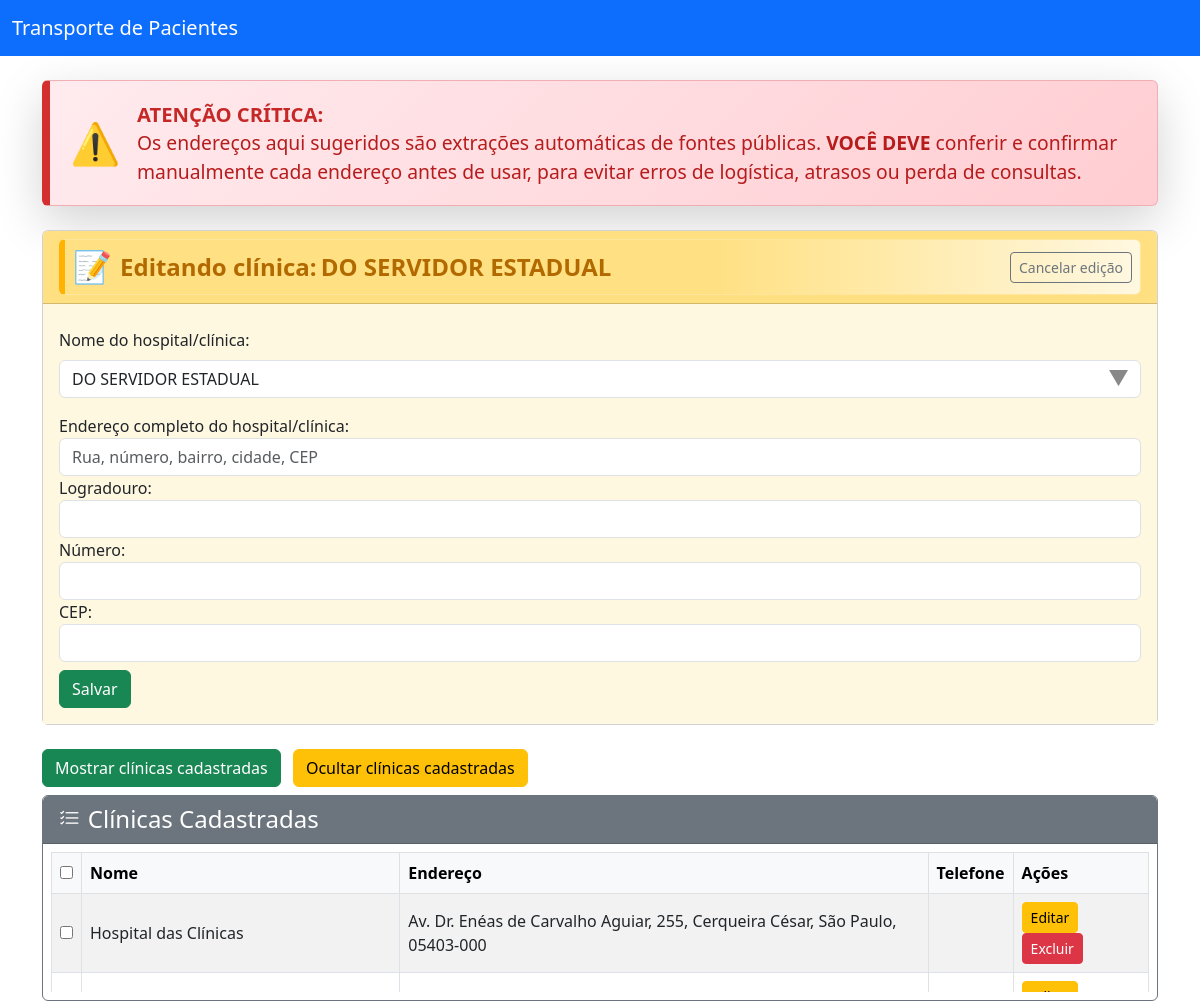
Screenshot of /clinicas/corrigir/?id=1 with the database file from the repository.
### polls/models.py (models this page shows, shortened)
class Clinica(models.Model):
	nome = models.CharField(max_length=100)
	endereco = models.CharField(max_length=200, blank=True)
	bairro = models.CharField(max_length=100, blank=True)
	cidade = models.CharField(max_length=100, blank=True)
	telefone = models.CharField(max_length=20, blank=True)
	latitude = models.DecimalField(max_digits=9, decimal_places=6, null=True, blank=True, help_text="Latitude da clínica")
	longitude = models.DecimalField(max_digits=9, decimal_places=6, null=True, blank=True, help_text="Longitude da clínica")

### polls/views.py (the view, shortened to what this page needs)
# urls.py: path('clinicas/corrigir/', views.corrigir_dados_clinica, name='corrigir_dados_clinica'),
def corrigir_dados_clinica(request):
	from .models import Clinica
	from .forms import ClinicaForm
	from django.contrib import messages
	from django.shortcuts import render, redirect, get_object_or_404
	from django.http import JsonResponse
	import json
	if request.method == 'POST' and request.headers.get('x-requested-with') == 'XMLHttpRequest':
		try:
			data = json.loads(request.body.decode('utf-8'))
			campo = data.get('campo')
			valor = data.get('valor')
			valor_corrigido = valor
			erro = None
			if campo == 'telefone':
				valor_corrigido = ''.join(filter(str.isdigit, str(valor)))
			elif campo in ['nome', 'endereco', 'bairro', 'cidade']:
				valor_corrigido = str(valor).strip()
			if erro:
				return JsonResponse({'sucesso': False, 'erro': erro})
			return JsonResponse({'sucesso': True, 'valor_corrigido': valor_corrigido})
		except Exception as e:
			return JsonResponse({'sucesso': False, 'erro': str(e)})
	else:
		clinica_id = request.GET.get('id')
		if not clinica_id:
			messages.error(request, 'ID da clínica não informado.')
			return redirect('transporte_pacientes:cadastrar_clinica')
		clinica = get_object_or_404(Clinica, id=clinica_id)
		form = ClinicaForm(instance=clinica)
		clinicas = Clinica.objects.all().order_by('-id')
		return render(request, 'transporte_pacientes/cadastrar_clinica.html', {'form': form, 'clinicas': clinicas, 'editar': True, 'clinica_editando': clinica})

### polls/forms.py (shortened to what this page needs)
class ClinicaForm(forms.ModelForm):
    endereco_completo = forms.CharField(required=False, label='Endereço completo')
    logradouro = forms.CharField(required=False, label='Logradouro')
    numero = forms.CharField(required=False, label='Número')
    cep = forms.CharField(required=False, label='CEP')
    class Meta:
        model = Clinica
        fields = '__all__'
        widgets = {
            'endereco': forms.TextInput(attrs={'data-autocomplete-endereco': 'true'}),
        }

### polls/templates/transporte_pacientes/cadastrar_clinica.html (shortened to what this page needs)
{% extends 'base.html' %}
{% load crispy_forms_tags %}
{% block content %}
  <div class="alert alert-danger d-flex align-items-center shadow-lg" style="border-left: 8px solid #d32f2f; background: linear-gradient(135deg, #ffebee 0%, #ffcdd2 100%); font-size: 1.15em; font-weight: 600; margin-bottom: 1.5rem; margin-top: 0; padding: 18px 20px; border-radius: 6px;">
    <span class="me-3" style="font-size:2.2em; color:#d32f2f; font-weight:bold;">⚠️</span>
    <span>
      <span style="color:#c62828; font-size:1.1em; font-weight:700;">ATENÇÃO CRÍTICA:</span><br>
      <span style="font-size:1.05em; color:#b71c1c; font-weight:500; line-height:1.5;">Os endereços aqui sugeridos são extrações automáticas de fontes públicas. <strong>VOCÊ DEVE</strong> conferir e confirmar manualmente cada endereço antes de usar, para evitar erros de logística, atrasos ou perda de consultas.</span>
    </span>
  </div>
  <div class="card mb-4">
    <div class="card-header" style="background-color: {% if editar %}#ffe082{% else %}#a8e6a3{% endif %}; color: #155724; position:relative;">
      <h4 class="mb-0">
        {% if editar %}
          <div id="aviso-edicao-clinica" class="alert alert-warning d-flex align-items-center p-2 mb-0" style="background: linear-gradient(90deg,#ffe082 60%,#fff8e1 100%); color:#b26a00; font-weight:700; border-left:6px solid #ffb300; border-radius:6px; box-shadow:0 2px 8px #ffe08255;">
            <span style="font-size:1.3em; margin-right:8px;">📝</span>
            Editando clínica: <span style="color:#b26a00; margin-left:4px;">{{ clinica_editando.nome }}</span>
            <button type="button" class="btn btn-sm btn-outline-secondary ms-auto" onclick="window.location.href='{% url 'transporte_pacientes:cadastrar_clinica' %}'">Cancelar edição</button>
          </div>
        {% else %}
          Cadastrar Clínica
        {% endif %}
      </h4>
    </div>
    <div class="card-body" style="background-color: {% if editar %}#fff8e1{% else %}#d4f8d4{% endif %};">
      <form method="post">
        <div class="mt-2 position-relative" style="z-index:10;">
          <label for="id_nome" class="form-label">Nome do hospital/clínica:</label>
          <div style="position:relative;">
            <input type="text" id="id_nome" name="nome" class="form-control" required autocomplete="off" placeholder="Ex.: Hospital Municipal Vila Nova"
              value="{{ form.nome.value|default_if_none:'' }}" style="padding-right:2.2em;" />
            <span id="seta-autocomplete" style="position:absolute; right:12px; top:50%; transform:translateY(-50%); cursor:pointer; font-size:1.3em; color:#888;">▼</span>
          </div>
        </div>
        <div class="mt-3">
          <label for="id_endereco_completo">Endereço completo do hospital/clínica:</label>
          <input type="text" id="id_endereco_completo" name="endereco_completo" class="form-control" autocomplete="off" placeholder="Rua, número, bairro, cidade, CEP"
            value="{{ form.endereco_completo.value|default_if_none:'' }}" />
          <label for="id_logradouro">Logradouro:</label>
          <input type="text" id="id_logradouro" name="logradouro" class="form-control" autocomplete="off"
            value="{{ form.logradouro.value|default_if_none:'' }}" />
          <label for="id_numero">Número:</label>
          <input type="text" id="id_numero" name="numero" class="form-control" autocomplete="off"
            value="{{ form.numero.value|default_if_none:'' }}" />
          <label for="id_cep">CEP:</label>
          <input type="text" id="id_cep" name="cep" class="form-control" autocomplete="off"
            value="{{ form.cep.value|default_if_none:'' }}" />
        </div>
        <button type="submit" class="btn btn-success mt-2">Salvar</button>
      </form>
    </div>
  </div>
  <div class="mb-2">
    <button id="btn-mostrar-clinicas" class="btn btn-success me-2" type="button">Mostrar clínicas cadastradas</button>
    <button id="btn-ocultar-clinicas" class="btn btn-warning" type="button">Ocultar clínicas cadastradas</button>
  </div>
  <div class="collapse show" id="clinicasCadastradasCollapse">
    <div class="card border-secondary mb-0" style="max-height: 220px; overflow-y: auto;">
      <div class="card-header bg-secondary text-white d-flex align-items-center" style="height: 48px;">
        <i class="bi bi-list-check me-2" style="font-size:1.3rem;"></i>
        <h4 class="mb-0">Clínicas Cadastradas</h4>
      </div>
      <div class="card-body p-2" style="max-height: 160px; overflow-y: auto;">
        <div class="table-responsive mb-0" style="max-height: 140px; overflow-y: auto;">
          <form method="post" action="{% url 'transporte_pacientes:excluir_selecionadas_clinicas' %}" id="form-excluir-selecionadas">
            <table class="table table-bordered table-striped align-middle mb-0">
              <thead class="table-light">
                <tr>
                  <th><input type="checkbox" id="check-todas"></th>
                  <th>Nome</th>
                  <th>Endereço</th>
                  <th>Telefone</th>
                  <th>Ações</th>
                </tr>
              </thead>
              <tbody>
                {% for clinica in clinicas %}
                <tr>
                  <td><input type="checkbox" name="clinicas_ids" value="{{ clinica.id }}"></td>
                  <td>{{ clinica.nome }}</td>
                  <td>{{ clinica.endereco }}</td>
                  <td>{{ clinica.telefone }}</td>
                  <td>
                    <a href="{% url 'transporte_pacientes:corrigir_dados_clinica' %}?id={{ clinica.id }}" class="btn btn-warning btn-sm me-1">Editar</a>
                    <form method="post" action="{% url 'transporte_pacientes:excluir_clinica' clinica.id %}" style="display:inline;" onsubmit="return confirmarExclusaoClinica('{{ clinica.nome|escapejs }}');">
                      <button type="submit" class="btn btn-danger btn-sm">Excluir</button>
                    </form>
                  </td>
                </tr>
                {% empty %}
                <tr><td colspan="5" class="text-center">Nenhuma clínica cadastrada.</td></tr>
                {% endfor %}
              </tbody>
            </table>
          </form>
        </div>
      </div>
    </div>
  </div>
{% endblock %}

### rows the page displays
Clinica: nome "DO SERVIDOR ESTADUAL"
Clinica: nome "Hospital das Clínicas", endereco "Av. Dr. Enéas de Carvalho Aguiar, 255, Cerqueira César, São Paulo, 05403-000"
